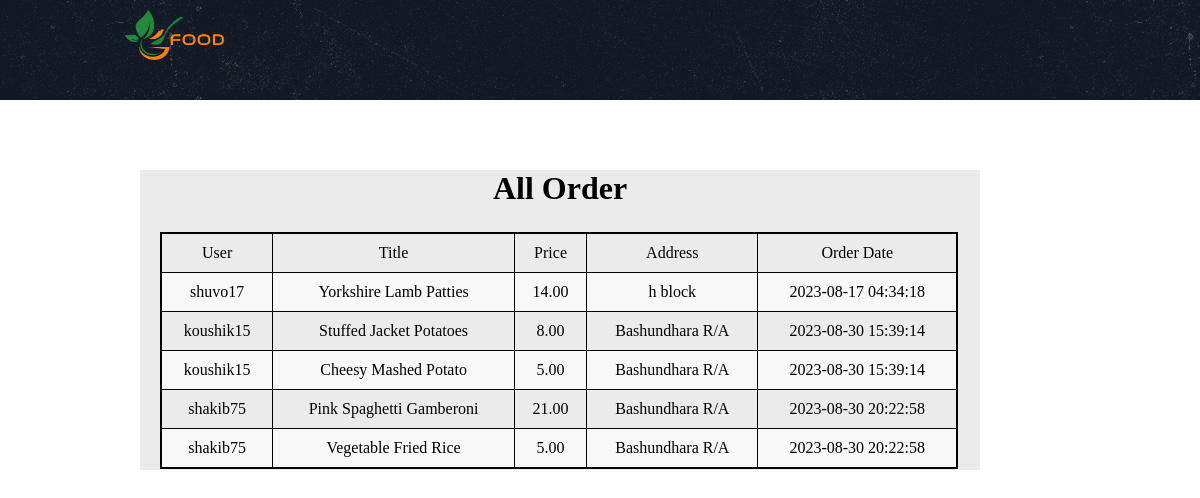
The app's page /order.php with its own data.
### tables this page shows
CREATE TABLE `users_orders` (
  `o_id` int(11) NOT NULL,
  `u_id` int(11) NOT NULL,
  `title` varchar(222) NOT NULL,
  `quantity` int(11) NOT NULL,
  `price` decimal(10,2) NOT NULL,
  `status` varchar(222) DEFAULT NULL,
  `date` timestamp NOT NULL DEFAULT current_timestamp() ON UPDATE current_timestamp()
);

CREATE TABLE `users` (
  `u_id` int(11) NOT NULL,
  `username` varchar(222) NOT NULL,
  `f_name` varchar(222) NOT NULL,
  `l_name` varchar(222) NOT NULL,
  `email` varchar(222) NOT NULL,
  `phone` varchar(222) NOT NULL,
  `password` varchar(222) NOT NULL,
  `address` text NOT NULL,
  `status` int(11) NOT NULL DEFAULT 1,
  `date` timestamp NOT NULL DEFAULT current_timestamp() ON UPDATE current_timestamp()
);

### order.php (the view, shortened to what this page needs)
<?php
@include 'config.php';
$sql = "SELECT * FROM users_orders
        INNER JOIN users ON users_orders.u_id = users.u_id";
$result=mysqli_query($con,$sql);
?>
<!DOCTYPE html>
<html lang="en">
<head>
    <link rel="stylesheet" href="style2.css">
</head>
<body>
    <div class="container">
        <div class="header">
            <div class="logo">
                <img src="images/logo.png" alt="">
            </div>
        </div>
        <div class="order">
            <h1>All Order</h1>
     <table>
      <tr>
        <td>User</td>
        <td>Title</td>
        <td>Price</td>
        <td>Address</td>
        <td>Order Date</td>
    </tr>
    <?php
    while ($row = $result->fetch_assoc()) {
        echo "<tr>";
        echo "<td>" . $row["username"] . "</td>";
        echo "<td>" . $row["title"] . "</td>";
        echo "<td>" . $row["price"] . "</td>";
        echo "<td>" . $row["address"] . "</td>";
        echo "<td>" . $row["date"] . "</td>";
        echo "</tr>";
    }
    ?>
</table>
</div>
    </div>
</body>
</html>

### style2.css (style rules this page uses)
* { margin: 0; padding: 0; box-sizing: border-box; }
.container { width: 100%; height: 100vh; align-items: center; text-align: center; }
.header { width: 100%; height: 100px; background-image: url(images/menu-bg.jpg); }
.header img { width: 100%; height: 100%; }
.logo { height: 100%; width: 25%; float: left; }
.logo img { width:100px; height: 50px; margin-left: 50px; margin-top: 10px; }
.order { width: 70%; height: 300px; background-color: #ebebeb; margin-left: 140px; margin-top: 70px; }
table { border-collapse: collapse; width: 95%; border: 2px solid #000; margin-bottom: 20px; margin-left: 20px; margin-top: 25px; }
td { border: 1px solid #000; padding: 10px; }
tr:nth-child(even) { background-color: #f8f8f8; }

### records on screen
users_orders: u.username "shuvo17", title "Yorkshire Lamb Patties", price "14.00", u.address "h block", u.date "2023-08-17 04:34:18"
users_orders: u.username "koushik15", title "Stuffed Jacket Potatoes", price "8.00", u.address "Bashundhara R/A", u.date "2023-08-30 15:39:14"
users_orders: u.username "koushik15", title "Cheesy Mashed Potato", price "5.00", u.address "Bashundhara R/A", u.date "2023-08-30 15:39:14"
users_orders: u.username "shakib75", title "Pink Spaghetti Gamberoni", price "21.00", u.address "Bashundhara R/A", u.date "2023-08-30 20:22:58"
users_orders: u.username "shakib75", title "Vegetable Fried Rice", price "5.00", u.address "Bashundhara R/A", u.date "2023-08-30 20:22:58"
